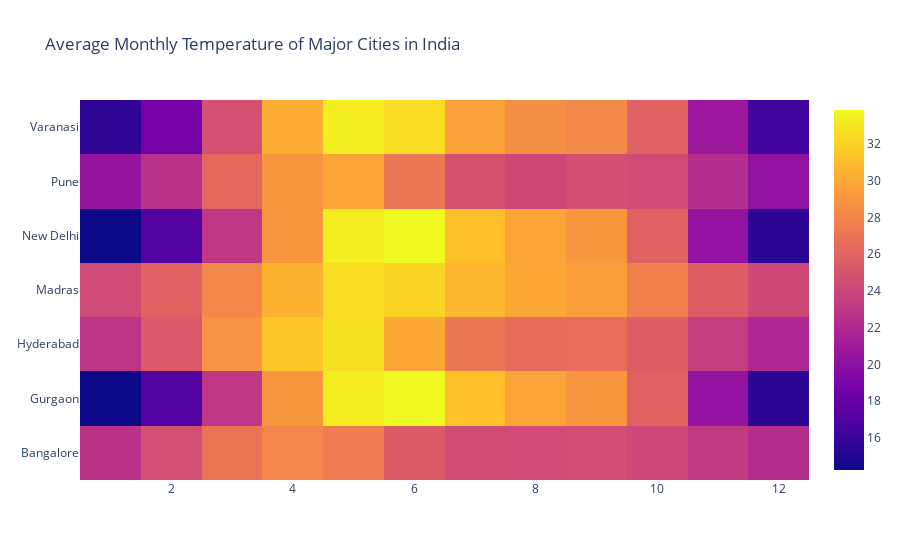

Notebook code for this chart:
### Code cell
fig = go.Figure(data = data, layout = layout)
fig.show()

### Figure 1 — Plotly figure (JSON) as saved in the notebook; plotly's stock layout.template omitted (floating-point values rounded to 4 significant figures)
{"data": [{"type": "heatmap", "x": [1, 2, 3, 4, 5, 6, 7, 8, 9, 10, 11, 12, 1, 2, 3, 4, 5, 6, 7, 8, 9, 10, 11, 12, 1, 2, 3, 4, 5, 6, 7, 8, 9, 10, 11, 12, 1, 2, 3, 4, 5, 6, 7, 8, 9, 10, 11, 12, 1, 2, 3, 4, 5, 6, 7, 8, 9, 10, 11, 12, 1, 2, 3, 4, 5, 6, 7, 8, 9, 10, 11, 12, 1, 2, 3, 4, 5, 6, 7, 8, 9, 10, 11, 12], "y": ["Bangalore", "Bangalore", "Bangalore", "Bangalore", "Bangalore", "Bangalore", "Bangalore", "Bangalore", "Bangalore", "Bangalore", "Bangalore", "Bangalore", "Gurgaon", "Gurgaon", "Gurgaon", "Gurgaon", "Gurgaon", "Gurgaon", "Gurgaon", "Gurgaon", "Gurgaon", "Gurgaon", "Gurgaon", "Gurgaon", "Hyderabad", "Hyderabad", "Hyderabad", "Hyderabad", "Hyderabad", "Hyderabad", "Hyderabad", "Hyderabad", "Hyderabad", "Hyderabad", "Hyderabad", "Hyderabad", "Madras", "Madras", "Madras", "Madras", "Madras", "Madras", "Madras", "Madras", "Madras", "Madras", "Madras", "Madras", "New Delhi", "New Delhi", "New Delhi", "New Delhi", "New Delhi", "New Delhi", "New Delhi", "New Delhi", "New Delhi", "New Delhi", "New Delhi", "New Delhi", "Pune", "Pune", "Pune", "Pune", "Pune", "Pune", "Pune", "Pune", "Pune", "Pune", "Pune", "Pune", "Varanasi", "Varanasi", "Varanasi", "Varanasi", "Varanasi", "Varanasi", "Varanasi", "Varanasi", "Varanasi", "Varanasi", "Varanasi", "Varanasi"], "z": [22.71, 24.66, 27.06, 27.99, 27.52, 25.47, 24.4, 24.36, 24.5, 24.09, 23.27, 22.29, 14.24, 17.14, 23.01, 29.0, 33.3, 33.87, 31.17, 29.75, 28.99, 25.87, 20.35, 15.38, 22.76, 25.32, 28.8, 31.47, 32.7, 29.97, 27.22, 26.57, 26.64, 25.68, 23.51, 21.89, 24.35, 25.83, 28.11, 30.44, 32.58, 32.14, 30.66, 29.98, 29.4, 27.74, 25.67, 24.17, 14.24, 17.14, 23.01, 29.0, 33.3, 33.87, 31.17, 29.75, 28.99, 25.87, 20.35, 15.38, 20.45, 22.61, 26.29, 29.0, 29.84, 27.22, 24.72, 24.2, 24.57, 24.37, 22.31, 20.25, 15.6, 18.72, 24.65, 30.19, 33.31, 32.57, 29.61, 28.59, 28.24, 25.77, 20.84, 16.25]}], "layout": {"title": {"text": "Average Monthly Temperature of Major Cities in India"}}}
